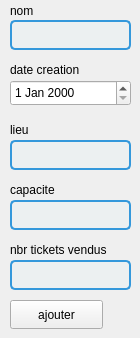
           <widget class="QWidget" name="ajouter">
            <attribute name="title">
             <string>ajouter</string>
            </attribute>
            <widget class="QLabel" name="label">
             <property name="geometry">
              <rect>
               <x>10</x>
               <y>0</y>
               <width>121</width>
               <height>21</height>
              </rect>
             </property>
             <property name="text">
              <string>nom</string>
             </property>
            </widget>
            <widget class="QLabel" name="label_2">
             <property name="geometry">
              <rect>
               <x>10</x>
               <y>60</y>
               <width>121</width>
               <height>20</height>
              </rect>
             </property>
             <property name="text">
              <string>date creation</string>
             </property>
            </widget>
            <widget class="QLabel" name="label_3">
             <property name="geometry">
              <rect>
               <x>10</x>
               <y>120</y>
               <width>121</width>
               <height>20</height>
              </rect>
             </property>
             <property name="text">
              <string>lieu</string>
             </property>
            </widget>
            <widget class="QLabel" name="label_9">
             <property name="geometry">
              <rect>
               <x>10</x>
               <y>180</y>
               <width>121</width>
               <height>20</height>
              </rect>
             </property>
             <property name="text">
              <string>capacite</string>
             </property>
            </widget>
            <widget class="QLabel" name="label_11">
             <property name="geometry">
              <rect>
               <x>10</x>
               <y>240</y>
               <width>121</width>
               <height>20</height>
              </rect>
             </property>
             <property name="text">
              <string>nbr tickets vendus</string>
             </property>
            </widget>
            <widget class="QLineEdit" name="lineEdit_nomA">
             <property name="geometry">
              <rect>
               <x>10</x>
               <y>20</y>
               <width>121</width>
               <height>30</height>
              </rect>
             </property>
             <property name="styleSheet">
              <string notr="true">border: 2px solid #3498db;
    border-radius: 5px;
    padding: 5px;
    font-size: 14px;
    color: #2c3e50;
    background-color: #ecf0f1;</string>
             </property>
            </widget>
            <widget class="QLineEdit" name="lineEdit_lieuA">
             <property name="geometry">
              <rect>
               <x>10</x>
               <y>140</y>
               <width>121</width>
               <height>30</height>
              </rect>
             </property>
             <property name="styleSheet">
              <string notr="true">border: 2px solid #3498db;
    border-radius: 5px;
    padding: 5px;
    font-size: 14px;
    color: #2c3e50;
    background-color: #ecf0f1;</string>
             </property>
            </widget>
            <widget class="QLineEdit" name="lineEdit_capaciteA">
             <property name="geometry">
              <rect>
               <x>10</x>
               <y>200</y>
               <width>121</width>
               <height>30</height>
              </rect>
             </property>
             <property name="styleSheet">
              <string notr="true">border: 2px solid #3498db;
    border-radius: 5px;
    padding: 5px;
    font-size: 14px;
    color: #2c3e50;
    background-color: #ecf0f1;</string>
             </property>
            </widget>
            <widget class="QLineEdit" name="lineEdit_ticketsA">
             <property name="geometry">
              <rect>
               <x>10</x>
               <y>260</y>
               <width>121</width>
               <height>30</height>
              </rect>
             </property>
             <property name="styleSheet">
              <string notr="true">border: 2px solid #3498db;
    border-radius: 5px;
    padding: 5px;
    font-size: 14px;
    color: #2c3e50;
    background-color: #ecf0f1;</string>
             </property>
            </widget>
            <widget class="QDateEdit" name="dateEdit_creationA">
             <property name="geometry">
              <rect>
               <x>10</x>
               <y>80</y>
               <width>121</width>
               <height>26</height>
              </rect>
             </property>
            </widget>
            <widget class="QPushButton" name="addStadiumbutton">
             <property name="geometry">
              <rect>
               <x>10</x>
               <y>300</y>
               <width>93</width>
               <height>29</height>
              </rect>
             </property>
             <property name="text">
              <string>ajouter</string>
             </property>
            </widget>
           </widget>
